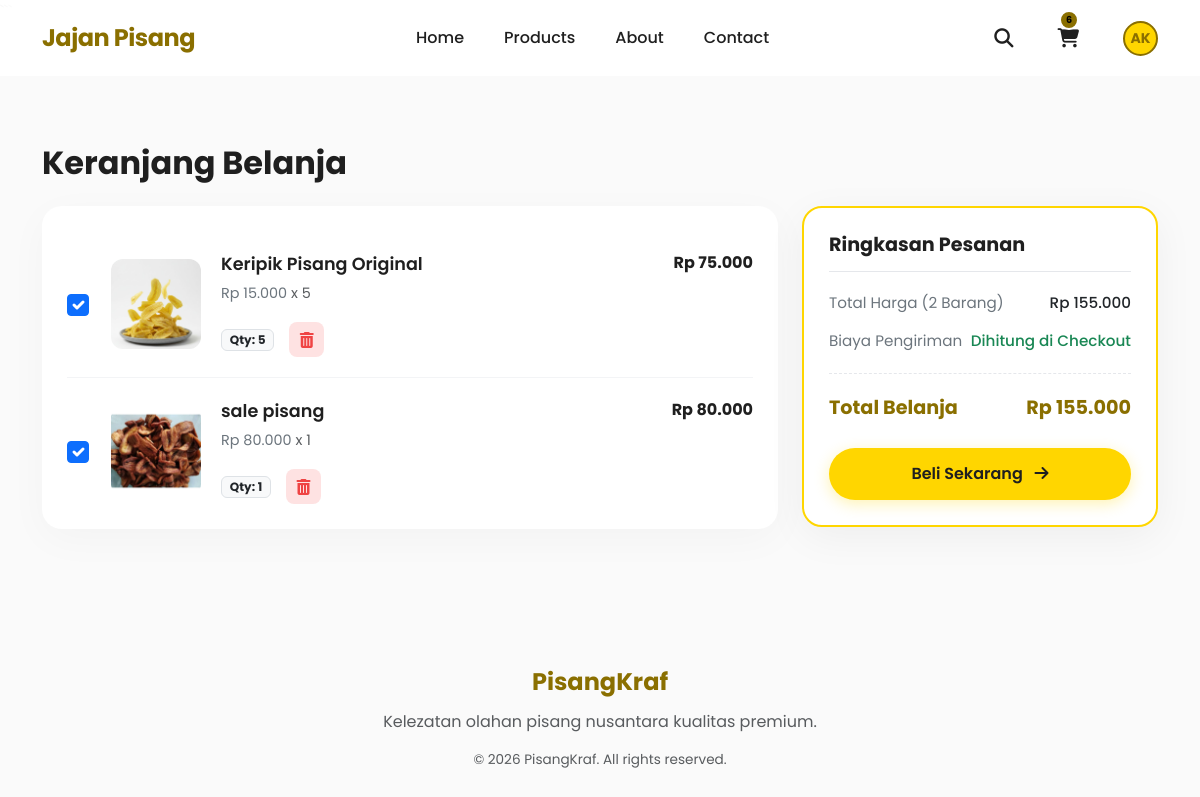
/chart.php (signed in), run on the app's committed database.
### tables this page shows
CREATE TABLE `cart` (
  `id` int(11) NOT NULL,
  `user_id` int(11) NOT NULL,
  `product_id` int(11) NOT NULL,
  `qty` int(11) NOT NULL DEFAULT 1,
  `created_at` timestamp NOT NULL DEFAULT current_timestamp(),
  `updated_at` timestamp NOT NULL DEFAULT current_timestamp() ON UPDATE current_timestamp()
);

CREATE TABLE `products` (
  `id` int(11) NOT NULL,
  `name` varchar(150) NOT NULL,
  `slug` varchar(160) NOT NULL,
  `description` text DEFAULT NULL,
  `price` decimal(12,2) NOT NULL DEFAULT 0.00,
  `stock` int(11) NOT NULL DEFAULT 0,
  `weight` int(11) NOT NULL DEFAULT 0,
  `image` varchar(255) DEFAULT 'no-image.png',
  `category` varchar(80) DEFAULT NULL,
  `is_active` tinyint(1) NOT NULL DEFAULT 1,
  `created_by` int(11) NOT NULL,
  `created_at` timestamp NOT NULL DEFAULT current_timestamp(),
  `updated_at` timestamp NOT NULL DEFAULT current_timestamp() ON UPDATE current_timestamp()
);

### chart.php (the view, shortened to what this page needs)
<?php
require 'database/koneksi.php';
$user_id = $_SESSION['user_id'];
$query = "SELECT c.id AS cart_id, c.qty, p.id AS product_id, p.name, p.price, p.image, p.stock
          FROM cart c
          JOIN products p ON c.product_id = p.id
          WHERE c.user_id = $user_id
          ORDER BY c.id DESC";
$result = mysqli_query($koneksi, $query);
$jumlah_item = mysqli_num_rows($result);
?>
<!DOCTYPE html>
<html lang="id">
<head>
    <link href="https://cdn.jsdelivr.net/npm/bootstrap@5.3.0/dist/css/bootstrap.min.css" rel="stylesheet">
    <link rel="stylesheet" href="https://cdnjs.cloudflare.com/ajax/libs/font-awesome/6.4.0/css/all.min.css">
</head>
<body>
    <?php require_once __DIR__ . '/components/navbar.php';?>
    <section class="cart-section">
        <div class="container">
            <h2 class="fw-bold mb-4">Keranjang Belanja</h2>
            <form action="checkout.php" method="POST" id="form-keranjang">
                <div class="row g-4">
                    <div class="col-lg-8">
                        <div class="cart-card">
                            <?php
                            if ($jumlah_item > 0) {
                                while ($item = mysqli_fetch_assoc($result)) {
                                    $subtotal = $item['price'] * $item['qty'];
                                    $image_path = 'assets/images/products/' . htmlspecialchars($item['image']);
                            ?>
                                <div class="cart-item">
                                    <div class="form-check">
                                        <input class="form-check-input custom-checkbox item-checkbox"
                                               type="checkbox"
                                               name="selected_items[]"
                                               value="<?= $item['cart_id'] ?>"
                                               data-subtotal="<?= $subtotal ?>"
                                               checked>
                                    </div>
                                    <img src="<?= $image_path ?>" alt="<?= htmlspecialchars($item['name']) ?>" class="item-img" onerror="this.onerror=null; this.src='https://via.placeholder.com/100?text=No+Img'">
                                    <div class="item-details">
                                        <div class="d-flex justify-content-between align-items-start">
                                            <div>
                                                <a href="product-detail.php?id=<?= $item['product_id'] ?>" class="item-title"><?= htmlspecialchars($item['name']) ?></a>
                                                <div class="item-price">Rp <?= number_format($item['price'], 0, ',', '.') ?> <span class="text-muted">x <?= $item['qty'] ?></span></div>
                                            </div>
                                            <div class="fw-bold fs-6">Rp <?= number_format($subtotal, 0, ',', '.') ?></div>
                                        </div>
                                        <div class="item-actions mt-2">
                                            <div class="badge bg-light text-dark border">Qty: <?= $item['qty'] ?></div>
                                            <a href="cart.php?del=<?= $item['cart_id'] ?>" class="btn-delete-item" onclick="return confirm('Hapus produk ini dari keranjang?');" title="Hapus Item">
                                                <i class="fas fa-trash-alt"></i>
                                            </a>
                                        </div>
                                    </div>
                                </div>
                            <?php
                                }
                            } ?>
                        </div>
                    </div>
                    <?php if ($jumlah_item > 0): ?>
                    <div class="col-lg-4">
                        <div class="summary-card sticky-top" style="top: 100px;">
                            <h4 class="summary-title">Ringkasan Pesanan</h4>
                            <div class="summary-row">
                                <span id="label-total-barang">Total Harga (0 Barang)</span>
                                <span class="text-dark fw-medium" id="teks-total-harga">Rp 0</span>
                            </div>
                            <div class="summary-row">
                                <span>Biaya Pengiriman</span>
                                <span class="text-success fw-medium">Dihitung di Checkout</span>
                            </div>
                            <div class="summary-total">
                                <span>Total Belanja</span>
                                <span id="teks-total-belanja">Rp 0</span>
                            </div>
                            <button type="submit" class="btn btn-checkout text-center" id="btn-checkout">
                                Beli Sekarang <i class="fas fa-arrow-right ms-2"></i>
                            </button>
                        </div>
                    </div>
                    <?php endif; ?>
                </div>
            </form>
        </div>
    </section>
    <footer>
        <div class="container text-center">
            <div class="footer-logo" style="font-size: 1.5rem; font-weight: 700; color: var(--secondary); margin-bottom: 10px;">PisangKraf</div>
            <p class="text-muted fs-6 mb-3">Kelezatan olahan pisang nusantara kualitas premium.</p>
            <div class="text-muted" style="font-size: 0.85rem;">&copy; 2026 PisangKraf. All rights reserved.</div>
        </div>
    </footer>
</body>
</html>

### chart.php (style rules this page uses)
:root { --primary: #FFD600; --secondary: #8A6F00; --bg-light: #FAFAFA; --card-bg: #FFFFFF; --text-dark: #1F1F1F; --text-muted: #6c757d; --radius-card: 20px; --radius-btn: 30px; --transition: all 0.3s cubic-bezier(0.25, 0.8, 0.25, 1); }
body { font-family: 'Poppins', sans-serif; background-color: var(--bg-light); color: var(--text-dark); }
a { text-decoration: none; }
.cart-section { padding-top: 120px; padding-bottom: 60px; min-height: 80vh; }
.cart-card { background-color: var(--card-bg); border-radius: var(--radius-card); border: none; padding: 25px; box-shadow: 0 10px 40px rgba(0, 0, 0, 0.03); margin-bottom: 20px; }
.cart-item { display: flex; align-items: center; padding: 20px 0; border-bottom: 1px solid #F3F4F6; }
.cart-item:last-child { border-bottom: none; padding-bottom: 0; }
.custom-checkbox { width: 22px; height: 22px; cursor: pointer; accent-color: var(--secondary); }
.item-img { width: 90px; height: 90px; object-fit: cover; border-radius: 12px; margin: 0 20px; }
.item-details { flex-grow: 1; }
.item-title { font-weight: 600; font-size: 1.1rem; color: var(--text-dark); margin-bottom: 5px; display: inline-block; }
.item-price { color: var(--text-muted); font-size: 0.9rem; margin-bottom: 10px; }
.item-actions { display: flex; align-items: center; gap: 15px; }
.btn-delete-item { color: #EF4444; background: #FEE2E2; border: none; width: 35px; height: 35px; border-radius: 8px; display: flex; align-items: center; justify-content: center; transition: var(--transition); }
.summary-card { background-color: var(--card-bg); border-radius: var(--radius-card); padding: 25px; box-shadow: 0 10px 40px rgba(0, 0, 0, 0.05); border: 2px solid var(--primary); }
.summary-title { font-weight: 700; font-size: 1.2rem; margin-bottom: 20px; border-bottom: 1px solid #E5E7EB; padding-bottom: 15px; }
.summary-row { display: flex; justify-content: space-between; margin-bottom: 15px; font-size: 0.95rem; color: var(--text-muted); }
.summary-total { display: flex; justify-content: space-between; margin-top: 20px; padding-top: 20px; border-top: 1px dashed #E5E7EB; font-weight: 700; font-size: 1.2rem; color: var(--secondary); }
.btn-checkout { background-color: var(--primary); color: var(--text-dark); font-weight: 600; padding: 14px; border-radius: var(--radius-btn); border: none; width: 100%; transition: var(--transition); margin-top: 25px; box-shadow: 0 4px 15px rgba(255, 214, 0, 0.3); }

### data on the page
cart: product.image (picture), product.name "Keripik Pisang Original", product.price "15.000", qty "5", subtotal "75.000"
cart: product.image (picture), product.name "sale pisang", product.price "80.000", qty "1", subtotal "80.000"

### other printed values
$cartCount "6"
$userInitials "AK"
